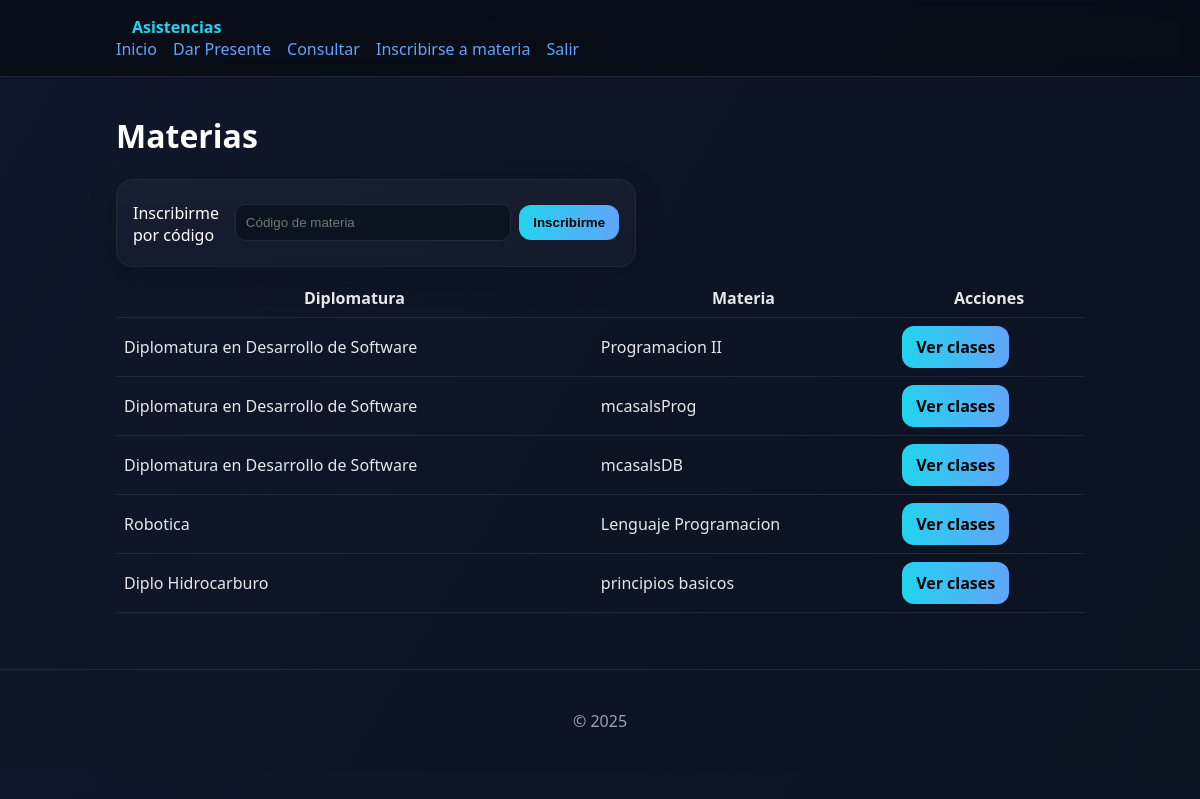
The app's page /materias/ (signed in) with its own data.
### asistencias/models.py (models this page shows, shortened)
class Materia(models.Model):
    diplomatura = models.ForeignKey(Diplomatura, on_delete=models.CASCADE, related_name='materias')
    nombre = models.CharField(max_length=200)
    descripcion = models.TextField(blank=True)
    codigo = models.CharField(max_length=20, unique=True)  # para inscripción
    profesor_titular = models.ForeignKey(User, on_delete=models.SET_NULL, null=True, related_name='materias_titular')
    class Meta:
        unique_together = ('diplomatura', 'nombre')

class Diplomatura(models.Model):
    nombre = models.CharField(max_length=200, unique=True)
    descripcion = models.TextField(blank=True)
    codigo = models.CharField(max_length=20, unique=True)  # para inscripción
    creada_por = models.ForeignKey(User, on_delete=models.SET_NULL, null=True, related_name='diplos_creadas')
    coordinadores = models.ManyToManyField(
        User, blank=True, related_name='diplos_coordinadas'
    )

### asistencias/permissions.py (the view)
        @login_required
        def _wrapped(request, *args, **kwargs):
            if request.user.nivel >= min_nivel:
                return view(request, *args, **kwargs)
            return HttpResponseForbidden("No tenés permisos.")

### asistencias/permissions.py (called while the page is built)
def requiere_nivel(min_nivel):
    def decorator(view):
        @login_required
        def _wrapped(request, *args, **kwargs):
            if request.user.nivel >= min_nivel:
                return view(request, *args, **kwargs)
            return HttpResponseForbidden("No tenés permisos.")
        return _wrapped
    return decorator

### asistencias/views/alumno.py (called while the page is built)
@requiere_nivel(1)
def listar_materias(request):
    mats = Materia.objects.select_related('diplomatura').all()
    return render(request, 'asistencias/materias.html', {'materias': mats})

### templates/asistencias/materias.html (shortened to what this page needs)
{% extends 'base.html' %}
{% block content %}
<h1>Materias</h1>
<div class="actions">
  <form method="post" action="{% url 'asistencias:insc_materia_codigo' %}" class="row card" style="gap:8px;">
    <label for="codigo">Inscribirme por código</label>
    <input type="text" id="codigo" name="codigo" placeholder="Código de materia" required />
    <button class="btn" type="submit">Inscribirme</button>
  </form>
</div>
<table class="table">
  <thead>
    <tr><th>Diplomatura</th><th>Materia</th><th>Acciones</th></tr>
  </thead>
  <tbody>
    {% for m in materias %}
      <tr>
        <td>{{ m.diplomatura.nombre }}</td>
        <td>{{ m.nombre }}</td>
        <td><a class="btn" href="{% url 'asistencias:ver_clases' m.id %}">Ver clases</a></td>
      </tr>
    {% empty %}
      <tr><td colspan="3"><em>Sin materias.</em></td></tr>
    {% endfor %}
  </tbody>
</table>
{% endblock %}

### static/core/styles.css (style rules this page uses)
:root { --bg:#0f172a; --card:#111827; --text:#e5e7eb; --muted:#9ca3af; --accent:#22d3ee; --accent2:#60a5fa; }
* { box-sizing:border-box }
body { margin:0;font-family:system-ui,Segoe UI,Roboto,Arial,sans-serif;background:linear-gradient(120deg,var(--bg),#0b1220);color:var(--text) }
a { color:var(--accent2);text-decoration:none }
h1,h2,h3 { color:#fff }
.card { background:linear-gradient(180deg,rgba(255,255,255,.04),rgba(255,255,255,.02));border:1px solid #1f2937;border-radius:16px;padding:16px;box-shadow:0 10px 30px rgba(0,0,0,.2) }
.btn { display:inline-block;padding:10px 14px;border-radius:12px;background:linear-gradient(90deg,var(--accent),var(--accent2));color:#000;font-weight:700;border:none }
.table { width:100%;border-collapse:collapse }
.table th,.table td { padding:8px;border-bottom:1px solid #1f2937;color:var(--text) }
.row { display:flex;justify-content:space-between;align-items:center;gap:12px }
input,select,textarea { width:100%;padding:10px;border-radius:10px;border:1px solid #1f2937;background:#0b1220;color:var(--text) }
label { display:block;margin:6px 0 4px;color:#fff }
.actions { display:flex;gap:8px;margin:12px 0 }

### records on screen
Materia: diplomatura.nombre "Diplomatura en Desarrollo de Software", nombre "Programacion II"
Materia: diplomatura.nombre "Diplomatura en Desarrollo de Software", nombre "mcasalsProg"
Materia: diplomatura.nombre "Diplomatura en Desarrollo de Software", nombre "mcasalsDB"
Materia: diplomatura.nombre "Robotica", nombre "Lenguaje Programacion"
Materia: diplomatura.nombre "Diplo Hidrocarburo", nombre "principios basicos"
